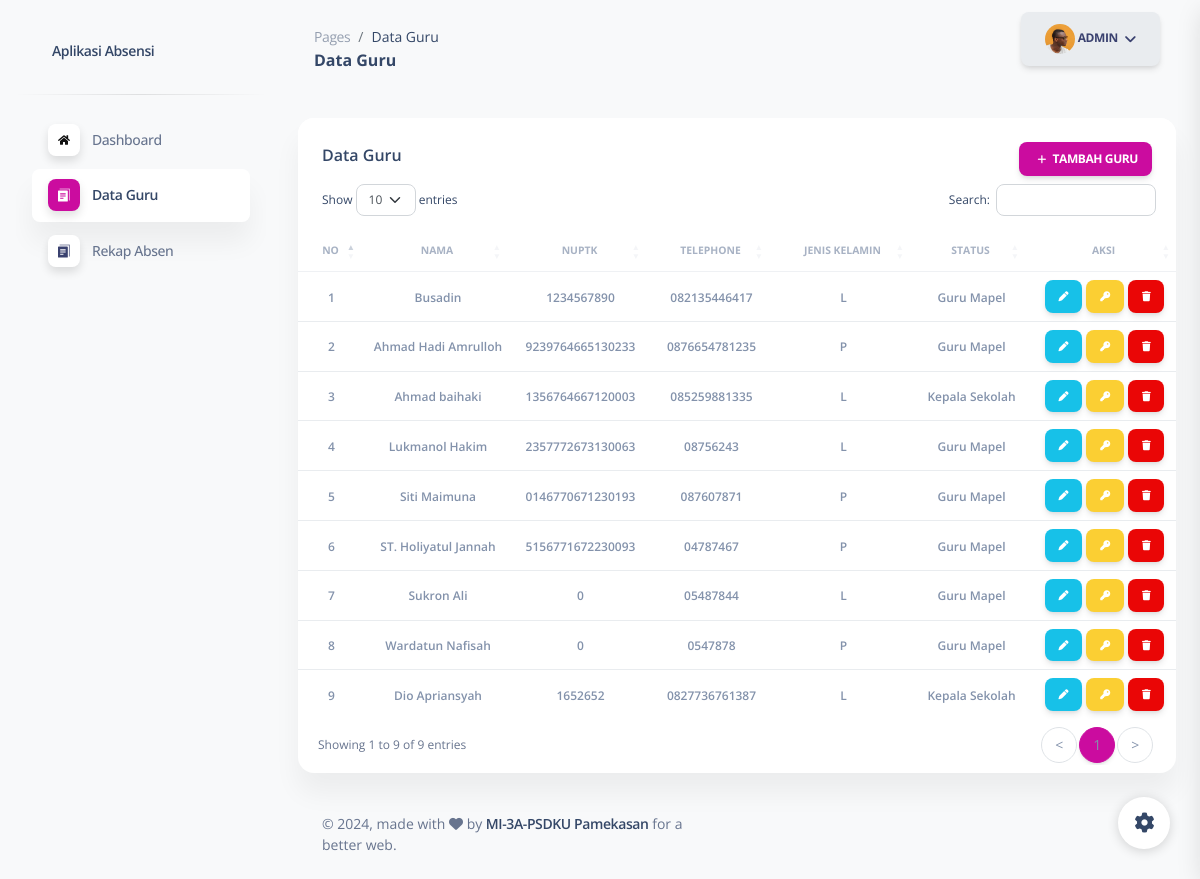
Screenshot of /user/index.php?page=dataguru (signed in) with the database file from the repository.
### tables this page shows
CREATE TABLE `pegawai` (
  `id_user` int(11) NOT NULL,
  `nik` varchar(100) NOT NULL,
  `username` varchar(225) NOT NULL,
  `password` varchar(225) NOT NULL,
  `nama_guru` varchar(255) NOT NULL,
  `tmp_lahir` varchar(100) NOT NULL,
  `tgl_lahir` varchar(100) NOT NULL,
  `alamat` varchar(100) NOT NULL,
  `jk` varchar(200) NOT NULL,
  `agama` varchar(100) NOT NULL,
  `nuptk` varchar(225) NOT NULL,
  `tlp` varchar(20) NOT NULL,
  `status_guru` varchar(100) NOT NULL,
  `role` int(11) NOT NULL
);

### user/page/dataguru.php (the view, shortened to what this page needs)
<div class="row">
 <div class="col-12">
  <div class="card mb-4">
   <div class="card-header pb-0">
    <div class="row">
     <div class="col-lg-6 col-7">
      <h6>Data Guru</h6>
     </div>
     <div class="col-lg-6 col-5 my-auto text-end">
      <button type="button" data-bs-toggle="modal" data-bs-target="#addguru" class="btn btn-primary btn-sm mb-2" style="padding: 8px 14px;"><i class="fas fa-plus m-1" style="font-size: 10px;"></i> Tambah Guru</button>
     </div>
    </div>
   </div>
   <div class="card-body px-0 pt-0 pb-2">
    <div class="table-responsive p-0">
     <table id="example" class="table align-items-center mb-0">
      <thead>
       <tr>
        <th class="text-center text-uppercase text-secondary text-xxs font-weight-bolder opacity-7">No</th>
        <th class="text-center text-uppercase text-secondary text-xxs font-weight-bolder opacity-7">Nama</th>
        <th class="text-center text-uppercase text-secondary text-xxs font-weight-bolder opacity-7">NUPTK</th>
        <th class="text-center text-uppercase text-secondary text-xxs font-weight-bolder opacity-7">Telephone</th>
        <th class="text-center text-uppercase text-secondary text-xxs font-weight-bolder opacity-7">Jenis Kelamin</th>
        <th class="text-center text-uppercase text-secondary text-xxs font-weight-bolder opacity-7">Status</th>
        <th class="text-center text-uppercase text-secondary text-xxs font-weight-bolder opacity-7">Aksi</th>
       </tr>
      </thead>
      <tbody>
       <?php
       $query3 = "SELECT * FROM pegawai WHERE role != '1'";
       $sql3 = mysqli_query($conn, $query3);
       $no = 0;
       while ($data = mysqli_fetch_array($sql3)) {
        $no++;
       ?>
        <tr>
         <td class="align-middle text-center"><span class="text-secondary text-xs font-weight-bold"><?= $no ?></span></td>
         <td class="align-middle text-center"><span class="text-secondary text-xs font-weight-bold"><?= $data['nama_guru'] ?></span></td>
         <td class="align-middle text-center"><span class="text-secondary text-xs font-weight-bold"><?= $data['nuptk'] ?></span></td>
         <td class="align-middle text-center"><span class="text-secondary text-xs font-weight-bold"><?= $data['tlp'] ?></span></td>
         <td class="align-middle text-center"><span class="text-secondary text-xs font-weight-bold"><?= $data['jk'] ?></span></td>
         <td class="align-middle text-center"><span class="text-secondary text-xs font-weight-bold"><?= $data['status_guru'] ?></span></td>
         <td class="align-middle text-center">
          <button type="button" data-bs-toggle="modal" data-bs-target="#edit<?= $data['id_user'] ?>" class="btn btn-info btn-sm mb-0" style="padding: 8px 14px;"><i class="fas fa-pen" style="font-size: 10px;"></i></button>
          <button type="button" data-bs-toggle="modal" data-bs-target="#reset<?= $data['id_user'] ?>" class="btn btn-warning btn-sm mb-0" style="padding: 8px 14px;"><i class="fas fa-key" style="font-size: 10px;"></i></button>
          <button type="button" data-bs-toggle="modal" data-bs-target="#hapus<?= $data['id_user'] ?>" class="btn btn-danger btn-sm mb-0" style="padding: 8px 14px;"><i class="fas fa-trash" style="font-size: 10px;"></i></button>
         </td>
        </tr>
       <?php
       }
       ?>
      </tbody>
     </table>
    </div>
   </div>
  </div>
 </div>
</div>

### user/index.php (shortened to what this page needs)
<?php
include("temp/header.php");
$page_title = "Dashboard";
$id = $_SESSION['user_id'];
       $query3 = "SELECT * FROM pegawai WHERE id_user='$id'";
       $sql3 = mysqli_query($conn, $query3);
       $data = mysqli_fetch_array($sql3);
if (isset($_GET['page'])) {
    switch ($_GET['page']) {
        case "dataguru":
            $page_title = "Data Guru";
            break;
    }
}
?>
<main class="main-content position-relative max-height-vh-100 h-100 border-radius-lg ">
 <nav class="navbar navbar-main navbar-expand-lg px-0 mx-4 shadow-none border-radius-xl" id="navbarBlur" navbar-scroll="true">
  <div class="container-fluid py-1 px-3">
   <nav aria-label="breadcrumb">
    <ol class="breadcrumb bg-transparent mb-0 pb-0 pt-1 px-0 me-sm-6 me-5">
     <li class="breadcrumb-item text-sm"><a class="opacity-5 text-dark" href="javascript:;">Pages</a></li>
     <li class="breadcrumb-item text-sm text-dark active" aria-current="page"><?php echo $page_title; ?></li>
    </ol>
    <h6 class="font-weight-bolder mb-0"><?php echo $page_title; ?></h6>
   </nav>
   <div class="dropdown">
                <a class="btn btn-light dropdown-toggle" href="#" role="button" id="dropdownMenuLink" data-bs-toggle="dropdown" aria-expanded="false">
                    <img src="../assets/img/team-2.jpg" class="rounded-circle" width="30" height="30"> <?php echo $data['username']; ?>
                </a>
            </div>
  </div>
 </nav>
 <div class="container-fluid py-4">
  <?php
  if (isset($_GET['page'])) {
   switch ($_GET['page']) {
    case "dataguru":
     include 'page/dataguru.php';
     break;
   }
  } else {
   include 'page/home.php';
  }
  ?>
<?php
include("temp/footer.php");
?>

### rows the page displays
pegawai: username "ADMIN"
pegawai: nama_guru "Busadin", nuptk "1234567890", tlp "082135446417", jk "L", status_guru "Guru Mapel"
pegawai: nama_guru "Ahmad Hadi Amrulloh", nuptk "9239764665130233", tlp "0876654781235", jk "P", status_guru "Guru Mapel"
pegawai: nama_guru "Ahmad baihaki", nuptk "1356764667120003", tlp "085259881335", jk "L", status_guru "Kepala Sekolah"
pegawai: nama_guru "Lukmanol Hakim", nuptk "2357772673130063", tlp "08756243", jk "L", status_guru "Guru Mapel"
pegawai: nama_guru "Siti Maimuna", nuptk "0146770671230193", tlp "087607871", jk "P", status_guru "Guru Mapel"
pegawai: nama_guru "ST. Holiyatul Jannah", nuptk "5156771672230093", tlp "04787467", jk "P", status_guru "Guru Mapel"
pegawai: nama_guru "Sukron Ali", nuptk "0", tlp "05487844", jk "L", status_guru "Guru Mapel"
pegawai: nama_guru "Wardatun Nafisah", nuptk "0", tlp "0547878", jk "P", status_guru "Guru Mapel"
pegawai: nama_guru "Dio Apriansyah", nuptk "1652652", tlp "0827736761387", jk "L", status_guru "Kepala Sekolah"

### other values shown
$page_title "Data Guru"
